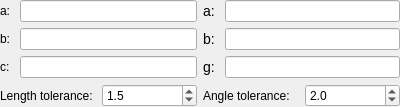
<?xml version="1.0" encoding="UTF-8"?>
<ui version="4.0">
 <class>CellSearchWidget</class>
 <widget class="QWidget" name="CellSearchWidget">
  <property name="geometry">
   <rect>
    <x>0</x>
    <y>0</y>
    <width>400</width>
    <height>100</height>
   </rect>
  </property>
  <layout class="QVBoxLayout" name="verticalLayout">
   <property name="leftMargin">
    <number>0</number>
   </property>
   <property name="topMargin">
    <number>0</number>
   </property>
   <property name="rightMargin">
    <number>0</number>
   </property>
   <property name="bottomMargin">
    <number>0</number>
   </property>
   <item>
    <layout class="QHBoxLayout" name="horizontalLayoutCellParameters">
     <property name="leftMargin">
      <number>0</number>
     </property>
     <property name="rightMargin">
      <number>0</number>
     </property>
     <property name="bottomMargin">
      <number>0</number>
     </property>
     <item>
      <layout class="QFormLayout" name="formLayout_4">
       <property name="horizontalSpacing">
        <number>6</number>
       </property>
       <property name="verticalSpacing">
        <number>6</number>
       </property>
       <property name="leftMargin">
        <number>0</number>
       </property>
       <item row="0" column="0">
        <widget class="QLabel" name="labelA">
         <property name="text">
          <string>a:</string>
         </property>
        </widget>
       </item>
       <item row="0" column="1">
        <widget class="QLineEdit" name="lineEditA"/>
       </item>
       <item row="1" column="0">
        <widget class="QLabel" name="labelB">
         <property name="text">
          <string>b: </string>
         </property>
        </widget>
       </item>
       <item row="1" column="1">
        <widget class="QLineEdit" name="lineEditB"/>
       </item>
       <item row="2" column="0">
        <widget class="QLabel" name="labelC">
         <property name="text">
          <string>c: </string>
         </property>
        </widget>
       </item>
       <item row="2" column="1">
        <widget class="QLineEdit" name="lineEditC"/>
       </item>
      </layout>
     </item>
     <item>
      <layout class="QFormLayout" name="formLayout_3">
       <property name="leftMargin">
        <number>0</number>
       </property>
       <item row="0" column="0">
        <widget class="QLabel" name="labelAl">
         <property name="text">
          <string>&lt;html&gt;&lt;head/&gt;&lt;body&gt;&lt;p&gt;&lt;span style=&quot; font-family:'Symbol'; font-size:large;&quot;&gt;a: &lt;/span&gt;&lt;/p&gt;&lt;/body&gt;&lt;/html&gt;</string>
         </property>
        </widget>
       </item>
       <item row="0" column="1">
        <widget class="QLineEdit" name="lineEditAl"/>
       </item>
       <item row="1" column="0">
        <widget class="QLabel" name="labelBe">
         <property name="text">
          <string>&lt;html&gt;&lt;head/&gt;&lt;body&gt;&lt;p&gt;&lt;span style=&quot; font-family:'Symbol'; font-size:large;&quot;&gt;b: &lt;/span&gt;&lt;/p&gt;&lt;/body&gt;&lt;/html&gt;</string>
         </property>
        </widget>
       </item>
       <item row="1" column="1">
        <widget class="QLineEdit" name="lineEditBe"/>
       </item>
       <item row="2" column="0">
        <widget class="QLabel" name="labelGa">
         <property name="text">
          <string>&lt;html&gt;&lt;head/&gt;&lt;body&gt;&lt;p&gt;&lt;span style=&quot; font-family:'Symbol'; font-size:large;&quot;&gt;g: &lt;/span&gt;&lt;/p&gt;&lt;/body&gt;&lt;/html&gt;</string>
         </property>
        </widget>
       </item>
       <item row="2" column="1">
        <widget class="QLineEdit" name="lineEditGa"/>
       </item>
      </layout>
     </item>
    </layout>
   </item>
   <item>
    <layout class="QHBoxLayout" name="horizontalLayout_9">
     <property name="topMargin">
      <number>0</number>
     </property>
     <item>
      <widget class="QLabel" name="labelLenTol">
       <property name="text">
        <string>Length tolerance:</string>
       </property>
      </widget>
     </item>
     <item>
      <widget class="QDoubleSpinBox" name="doubleSpinLenTol">
       <property name="decimals">
        <number>1</number>
       </property>
       <property name="singleStep">
        <double>0.100000000000000</double>
       </property>
       <property name="value">
        <double>1.500000000000000</double>
       </property>
      </widget>
     </item>
     <item>
      <widget class="QLabel" name="labelAngTol">
       <property name="text">
        <string>Angle tolerance:</string>
       </property>
      </widget>
     </item>
     <item>
      <widget class="QDoubleSpinBox" name="doubleSpinAngTol">
       <property name="decimals">
        <number>1</number>
       </property>
       <property name="singleStep">
        <double>0.100000000000000</double>
       </property>
       <property name="value">
        <double>2.000000000000000</double>
       </property>
      </widget>
     </item>
    </layout>
   </item>
  </layout>
 </widget>
 <resources/>
 <connections/>
</ui>
